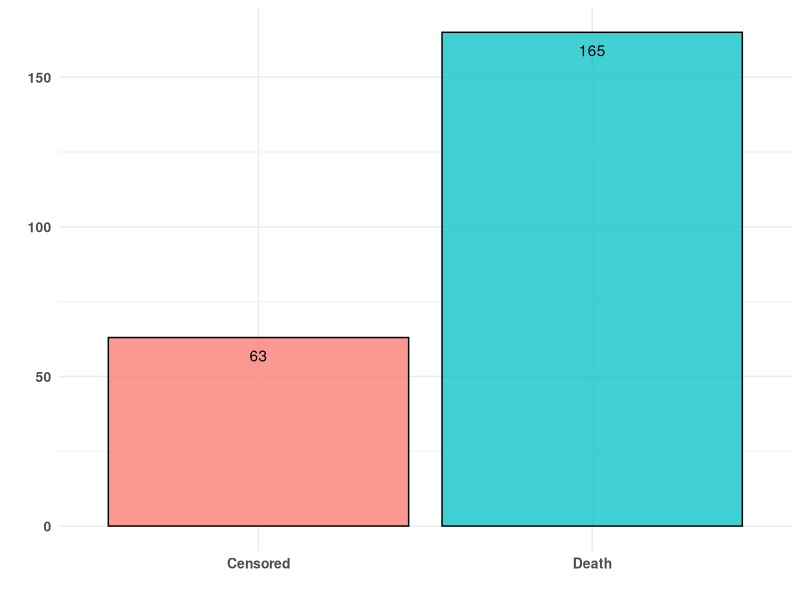
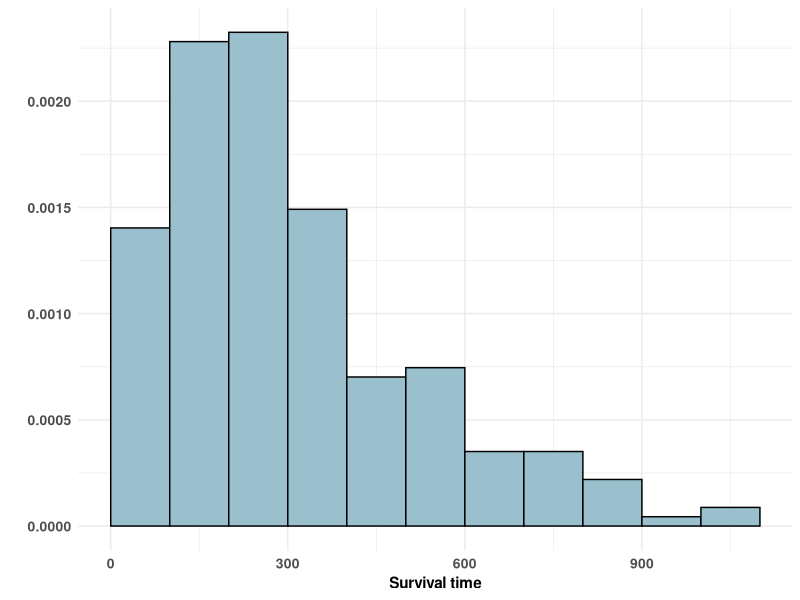
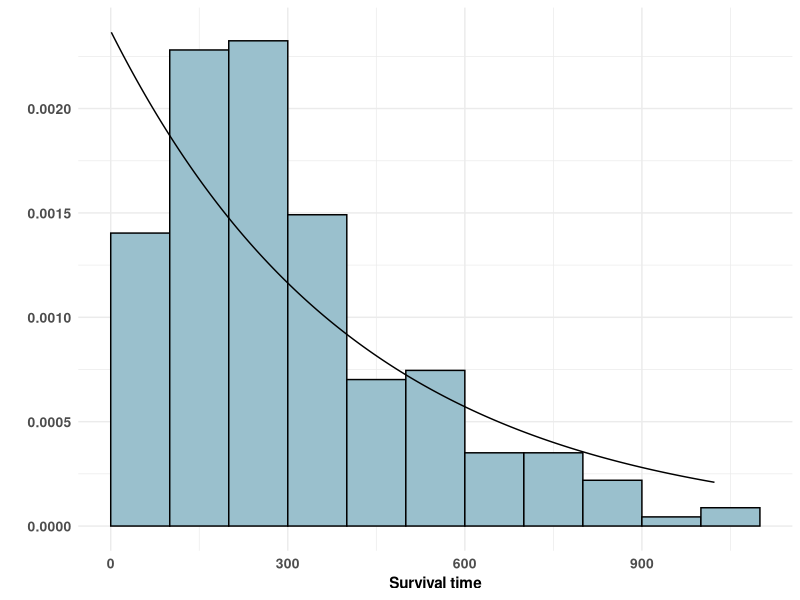
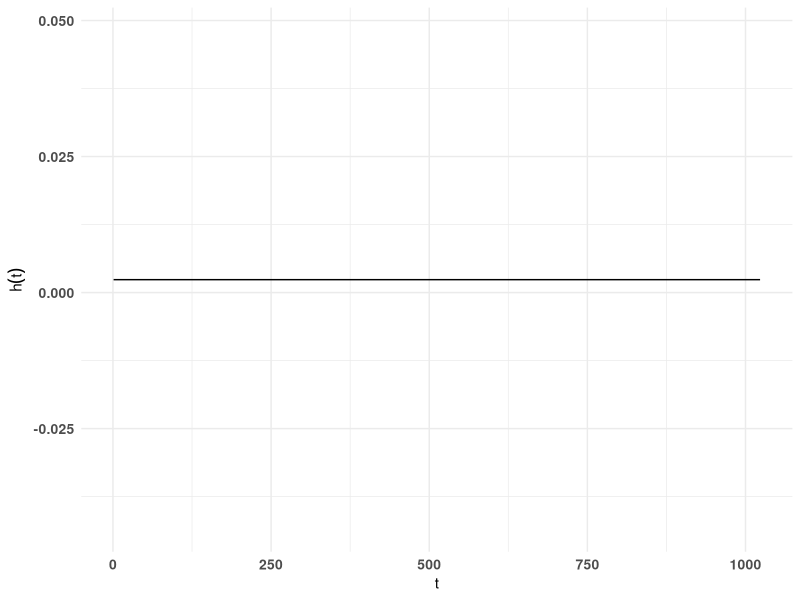
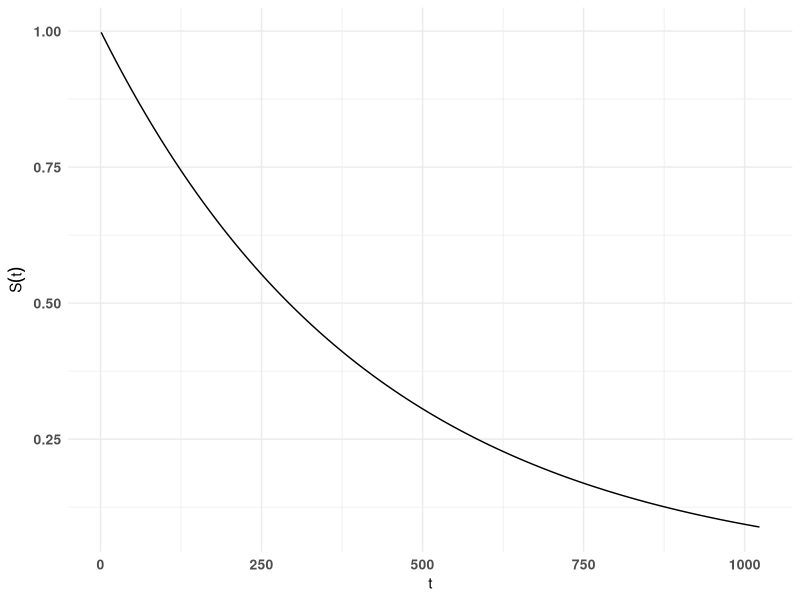
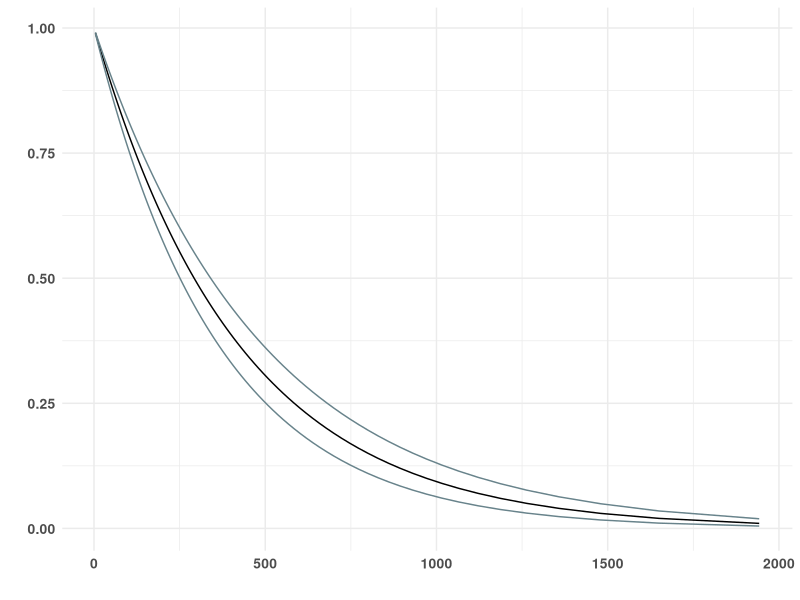
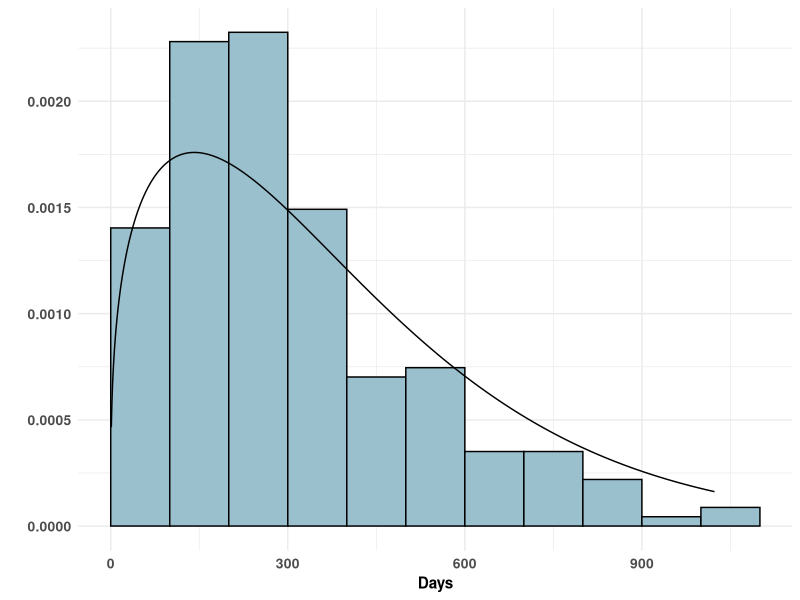
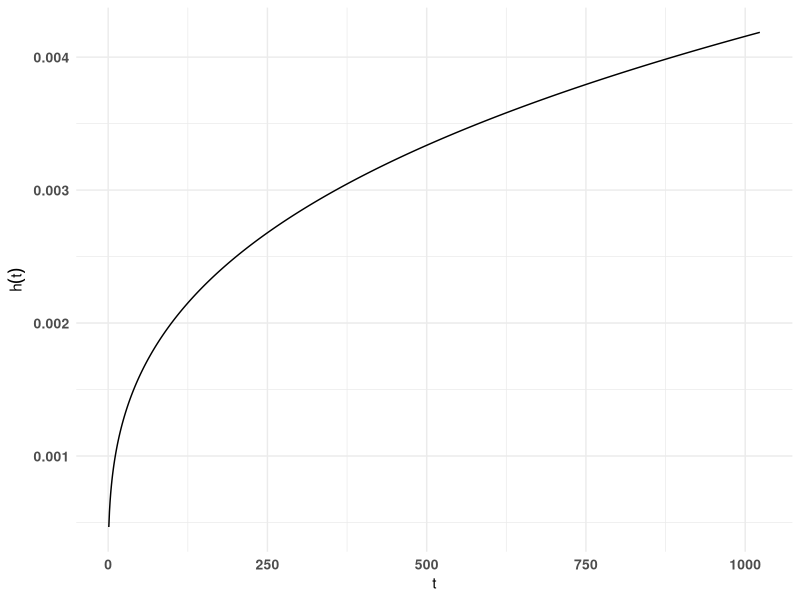

The R source for these figures, in order: (Note: this script raises an error after producing the figures.)
####################################################################
# Exponential and Weibull survival models                    
# Author: Jose Antonio Perusquia Cortes
# Afil: Facultad de Ciencias - UNAM
# Module: Survival analysis 
####################################################################

####################################################################
# Libraries
library(here)           # Version 1.0.1
library(ggplot2)        # Version 3.5.2  
library(ggthemes)       # Version 5.1.0
library(dplyr)          # Version 1.1.4
library(readxl)         # Version 1.4.4
library(survival)       # Version 3.8-3
library(survminer)      # Version 0.5.0
####################################################################

####################################################################
# Base theme for the plots
theme_lung = theme_minimal()+
  theme(axis.title.x = element_text(size = 11,face='bold'),
        axis.title.y = element_text(size = 11,face='bold'),
        axis.text.x = element_text(size=10,face='bold'),
        axis.text.y = element_text(size=10,face='bold'))

theme_set(theme_lung)

####################################################################
# NCCTG Lung Cancer Data
lung=lung%>%
  mutate(status=status-1)
glimpse(lung)

# Censored and death
lung_status=lung%>%
  group_by(status)%>%
  count()%>%
  ungroup()%>%
  mutate(n,Status=case_when(status==0~'Censored',
                          status==1~'Death'),.keep='none')

ggplot(data=lung_status,aes(x=Status,y=n,fill=Status))+
  geom_col(show.legend = F,col='black',alpha=.75)+
  geom_text(aes(label = n), vjust = 2, colour = "black")+
  labs(x='',y='')


# Histogram of survival times
ggplot(data=lung,aes(x=time,y=after_stat(density)))+
  geom_histogram(fill='lightblue3',col='black',
                 breaks=hist(lung$time,plot=F)$breaks)+
  labs(x='Survival time',y='')

# Empirical quantiles of the survival times
mean(lung$time)
quantile(lung$time)
####################################################################

####################################################################
# Exponential model
n = dim(lung)[1]
num_death = sum(lung$status)
sum_times = sum(lung$time)

# Maximum likelihood estimator for lambda
lambda_emv = num_death/sum_times;lambda_emv

# Density
t = seq(0:max(lung$time))
ft_exp = lambda_emv*exp(-lambda_emv*t)
density_exp = data.frame(t,ft_exp)

ggplot(data=lung,aes(x=time,y=after_stat(density)))+
  geom_histogram(fill='lightblue3',col='black',
                 breaks=hist(lung$time,plot=F)$breaks)+
  geom_line(data=density_exp,aes(x=t,y=ft_exp))+  
  labs(x='Survival time',y='')

# Risk function
ht_exp = lambda_emv
risk_exp = data.frame(t,ht_exp)
ggplot(data=risk_exp,aes(x=t,y=ht_exp))+
  geom_line()+
  labs(x=expression(t),y=expression(h(t)))

# Survival function
St_exp = exp(-lambda_emv*t)
surv_exp = data.frame(t,St_exp)
ggplot(data=surv_exp,aes(x=t,y=St_exp))+
  geom_line()+
  labs(x=expression(t),y=expression(S(t)))

# Mean survival time
1/lambda_emv

# Median survival time
log(2)/lambda_emv

# Quantiles and confidence intervals (this method could potentially
# produce negative estimates)
p = seq(.01,.99,by=.01)

tp = log(1/(1-p))/lambda_emv
se_tp = tp/sqrt(num_death)

tp_li = tp - se_tp*qnorm(.975)
tp_ui = tp + se_tp*qnorm(.975)

# For the median
tp_li[50]
tp_ui[50]

# Quantiles and confidence intervals V2 
tp_li_v2 = tp*exp(-qnorm(.975)/sqrt(num_death))
tp_ui_v2 = tp*exp(qnorm(.975)/sqrt(num_death))

# Median
tp_li_v2[50]
tp_ui_v2[50]

# Survival function and confidence intervals
St = exp(-lambda_emv*tp)
St_li = exp(-lambda_emv*tp_li_v2)
St_ui = exp(-lambda_emv*tp_ui_v2)

survs = data.frame(tp,St,St_li,St_ui)
ggplot(data=survs,aes(x=tp,y=St))+
  geom_line()+
  geom_line(aes(x=tp,y=St_li),col="lightblue4")+
  geom_line(aes(x=tp,y=St_ui),col="lightblue4")+
  labs(x="",y="")

# AIC
2-2*(num_death*log(lambda_emv)-(lambda_emv*sum_times))
####################################################################

####################################################################
# Weibull model
logLikeWb = function(par,status,times){
  lambda = par[1]
  gamma = par[2]
  m = sum(status)
  term1 = m*log(gamma*lambda)
  term2 = (gamma-1)*sum(status*log(times))
  term3 = lambda*sum(times^gamma)
  return(term1+term2-term3)
}

# Optimisation using a quasi-Newton method
result = optim(par=c(1,1),fn=logLikeWb,method="L-BFGS-B",
              control=list(fnscale = -1,ndeps=c(.000001,.000001),
                           factr=.0000000001),
              times=lung$time,status=lung$status,
              lower=c(0.0000001,0.0000001),
              upper=c(100,100),hessian=T)

# Estimates
lambda=result$par[1];lambda
gamma=result$par[2];gamma

# Density 
ft_wb = lambda*gamma*(t^(gamma-1))*exp(-lambda*(t^gamma))

density_wb = data.frame(t,ft_wb)
ggplot(data=lung,aes(x=time,y=after_stat(density)))+
  geom_histogram(fill='lightblue3',col='black',
                 breaks=hist(lung$time,plot=F)$breaks)+
  geom_line(data=density_wb,aes(x=t,y=ft_wb))+  
  labs(x='Days',y='')

# Risk function
ht_wb = lambda*gamma*t^(gamma-1)
risk_wb = data.frame(t,ht_wb)
ggplot(data=risk_wb,aes(x=t,y=ht_wb))+
  geom_line()+
  labs(x=expression(t),y=expression(h(t)))

# Survival
St_wb = exp(-lambda*(t^gamma))
surv_wb = data.frame(t,St_wb)
ggplot(data=surv_wb,aes(x=t,y=St_wb))+
  geom_line()+
  labs(x=expression(t),y=expression(S(t)))

# Mean survival time
gamma((1/gamma)+1)/(lambda^(1/gamma))

# Quantiles and confidence intervals
covMat=solve(-result$hessian)
var_l=covMat[1,1]
var_g=covMat[2,2]
cov_lg = covMat[1,2]

tp = (log(1/(1-p))/lambda)^(1/gamma) 

cp=log(log(1/(1-p)))
se_tp = 1/(lambda*(gamma^2))*(gamma^2*var_l+
                    lambda^2*(cp-log(lambda))^2*var_g+
                    2*lambda*gamma*(cp-log(lambda))*cov_lg)^(1/2)

tp_li = exp(log(tp) - se_tp*qnorm(.975))
tp_ui = exp(log(tp) + se_tp*qnorm(.975))

# Median confidence intervals
tp[50]
tp_li[50]
tp_ui[50]

# Survival function and confidence intervals
St = exp(-lambda*(tp^gamma))
St_li = exp(-lambda*(tp_li^gamma))
St_ui = exp(-lambda*(tp_ui^gamma))

survs = data.frame(tp,St,St_li,St_ui)
ggplot(data=survs,aes(x=tp,y=St))+
  geom_line()+
  geom_line(aes(x=tp,y=St_li),col="lightblue4")+
  geom_line(aes(x=tp,y=St_ui),col="lightblue4")+
  labs(x="",y="")

# AIC
4-(2*(logLikeWb(c(lambda,gamma),lung$status,lung$time)))
####################################################################

####################################################################
# Nonparametric survival estimates

# Kaplan-Meier survival estimate
km = survfit(Surv(time,event=status)~1,data=lung)

# Plot of the survival function using survminer
ggsurvplot(km,ggtheme=theme_lung,legend='none',
              conf.int = T,palette='darkred',
              conf.int.alpha = .3,
              conf.int.fill = "darkred",
              xlab='Days')

# Nelson-Aalen survival estimate
na = survfit(Surv(time,event=status)~1,data=lung,stype=2)

# Plot using survminer
ggsurvplot(na,ggtheme=theme_lung,
              legend='none',conf.int = T,palette = 'navyblue',
              conf.int.alpha = .3,
              conf.int.fill = "navyblue",
              xlab='Days')
####################################################################

####################################################################
# Comparison by sex
lung_sex=lung%>%
  group_by(sex)%>%
  count()%>%
  ungroup()%>%
  mutate(n,Sex=case_when(sex==1~'Male',
                         sex==2~'Female'),.keep='none')

ggplot(data=lung_sex,aes(x=Sex,y=n,fill=Sex))+
  geom_col(show.legend = F,col='black',alpha=.75)+
  geom_text(aes(label = n), vjust = 2, colour = "black") +
  labs(x='',y='')

# Boxplot stratified by sex
ggplot(lung,aes(y=time,x=factor(sex),col=factor(sex))) +
  geom_boxplot(outlier.alpha=.75,show.legend = F)+
  labs(x='',y="Survival time")+
  scale_x_discrete("",labels=c("1" = "M", "2" = "F"))

# Descriptive statistics by genre
lung_sex=lung%>%
  group_by(sex)%>%
  summarise(Mean = mean(time),
            Min = min(time),
            Q1 = quantile(time,.25),
            Median = median(time),
            Q3 = quantile(time,.75),
            Max = max(time),
            StdDev = sd(time))
lung_sex

# Kaplan-Meier survival estimate
km_sex = survfit(Surv(time,event=status)~sex,data=lung)

# Plot of the survival function using survminer
ggsurvplot(km_sex,ggtheme=theme_lung,legend='none',
                  conf.int = F,
                  conf.int.alpha = .3,
                  xlab='Days')

# Log-rank and Peto-Peto tests
survdiff(Surv(time,event=status)~sex,data=lung,rho=0)
survdiff(Surv(time,event=status)~sex,data=lung,rho=1)
####################################################################

####################################################################
# Comparison by ECOG performance 
lung_ecog=lung%>%
  group_by(ph.ecog)%>%
  count()%>%
  ungroup()%>%
  mutate(n,ECOG=case_when(ph.ecog==0~'Asymp.',
                          ph.ecog==1~'Symp.',
                          ph.ecog==2~'Bed <50%',
                          ph.ecog==3~'Bed>50%',
                          ph.ecog==4~'Bedbound'),
         .keep='none')

ggplot(data=lung_ecog,aes(x=ECOG,y=n,fill=ECOG))+
  geom_col(show.legend = F,col='black',alpha=.75)+
  geom_text(aes(label = n), vjust = -.25, colour = "black") +
  labs(x='',y='')

# Omit bed>50% and bedbound
lung_ecog = lung%>% 
  filter(ph.ecog%in%c(0,1,2))

# Boxplot stratified by ECOG performance
ggplot(lung_ecog,aes(y=time,x=factor(ph.ecog),col=factor(ph.ecog))) +
  geom_boxplot(outlier.alpha=.75,show.legend = F)+
  labs(x='',y="Survival time")+
  scale_x_discrete("",labels=c("0" = "Asymp.", "1" = "Symp.",
                               "2" = "Bed < 50%"))

# Descriptive statistics by ECOG performance
lung_ecog2=lung_ecog%>%
  group_by(ph.ecog)%>%
  summarise(Mean = mean(time),
            Min = min(time),
            Q1 = quantile(time,.25),
            Median = median(time),
            Q3 = quantile(time,.75),
            Max = max(time),
            StdDev = sd(time))
lung_ecog2

# Kaplan-Meier survival estimate
km_ecog = survfit(Surv(time,event=status)~ph.ecog,data=lung_ecog)

# Plot of the survival function using survminer
ggsurvplot(km_ecog,ggtheme=theme_lung,legend='none',
                   conf.int = F,
                   conf.int.alpha = .3,
                   xlab='Days')

# Log-rank and Peto-Peto tests
survdiff(Surv(time,event=status)~ph.ecog,data=lung_ecog,rho=0)
survdiff(Surv(time,event=status)~ph.ecog,data=lung_ecog,rho=1)
####################################################################

####################################################################
# Cox proportional hazards model
glimpse(lung)

# Transform variables into factors
lung_cox = lung%>%
  filter(ph.ecog%in%c("0","1","2"))%>%
  mutate(sex=factor(sex),
         ph.ecog=factor(ph.ecog))

# Complete model
cox_lung = coxph(Surv(time,event=status)~age+sex+ph.ecog+
                   +ph.karno+pat.karno+meal.cal+wt.loss,
                 data=lung_cox)
summary(cox_lung)

# Model with just sex and ECOG as covariates
cox_lung = coxph(Surv(time,event=status)~sex+ph.ecog,
                 data=lung_cox2)
summary(cox_lung)


loglikrt = 2*(cox_lung$loglik[2]-cox_lung$loglik[1])

betas = cox_lung$coefficients
waldt = betas%*%solve(cox_lung$var)%*%betas
